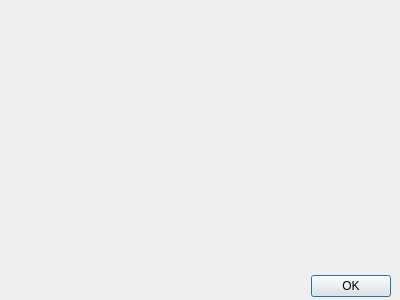
<?xml version="1.0" encoding="UTF-8"?>
<ui version="4.0">
 <class>ExistMasonryGUI</class>
 <widget class="QDialog" name="ExistMasonryGUI">
  <property name="geometry">
   <rect>
    <x>0</x>
    <y>0</y>
    <width>400</width>
    <height>300</height>
   </rect>
  </property>
  <property name="windowTitle">
   <string>Dialog</string>
  </property>
  <widget class="QDialogButtonBox" name="buttonBox">
   <property name="geometry">
    <rect>
     <x>50</x>
     <y>270</y>
     <width>341</width>
     <height>32</height>
    </rect>
   </property>
   <property name="orientation">
    <enum>Qt::Horizontal</enum>
   </property>
   <property name="standardButtons">
    <set>QDialogButtonBox::Ok</set>
   </property>
  </widget>
 </widget>
 <resources/>
 <connections>
  <connection>
   <sender>buttonBox</sender>
   <signal>accepted()</signal>
   <receiver>ExistMasonryGUI</receiver>
   <slot>accept()</slot>
   <hints>
    <hint type="sourcelabel">
     <x>200</x>
     <y>255</y>
    </hint>
    <hint type="destinationlabel">
     <x>199</x>
     <y>149</y>
    </hint>
   </hints>
  </connection>
 </connections>
</ui>
